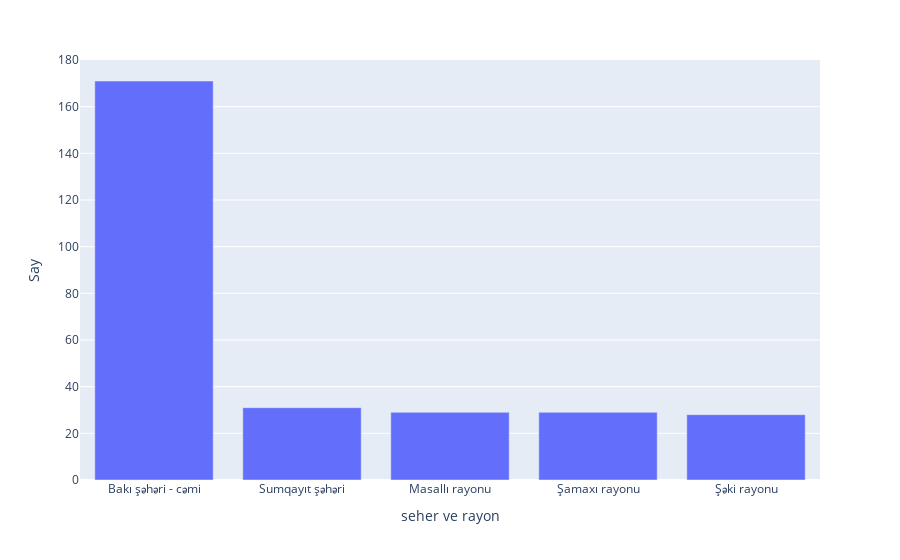

Notebook code for this chart:
### Markdown cell above
### Sual 5(1 yaşadək)

#### Analiz nəticələri

### Code cell
px.bar(data_frame = erazi_1_yas_2022.head(5) ,x ='seher ve rayon',y = 'Say')

### Figure 1 — Plotly figure (JSON) as saved in the notebook; plotly's stock layout.template omitted (floating-point values rounded to 4 significant figures)
{"data": [{"alignmentgroup": "True", "hovertemplate": "seher ve rayon=%{x}<br>Say=%{y}<extra></extra>", "legendgroup": "", "marker": {"color": "#636efa", "pattern": {"shape": ""}}, "name": "", "offsetgroup": "", "orientation": "v", "showlegend": false, "textposition": "auto", "type": "bar", "x": ["Bakı şəhəri - cəmi", "Sumqayıt şəhəri", "Masallı rayonu", "Şamaxı rayonu", "Şəki rayonu"], "xaxis": "x", "y": [171, 31, 29, 29, 28], "yaxis": "y"}], "layout": {"autosize": true, "barmode": "relative", "legend": {"tracegroupgap": 0}, "margin": {"t": 60}, "xaxis": {"anchor": "y", "autorange": true, "domain": [0, 1], "range": [-0.5, 4.5], "title": {"text": "seher ve rayon"}, "type": "category"}, "yaxis": {"anchor": "x", "autorange": true, "domain": [0, 1], "range": [0, 180], "title": {"text": "Say"}, "type": "linear"}}}
